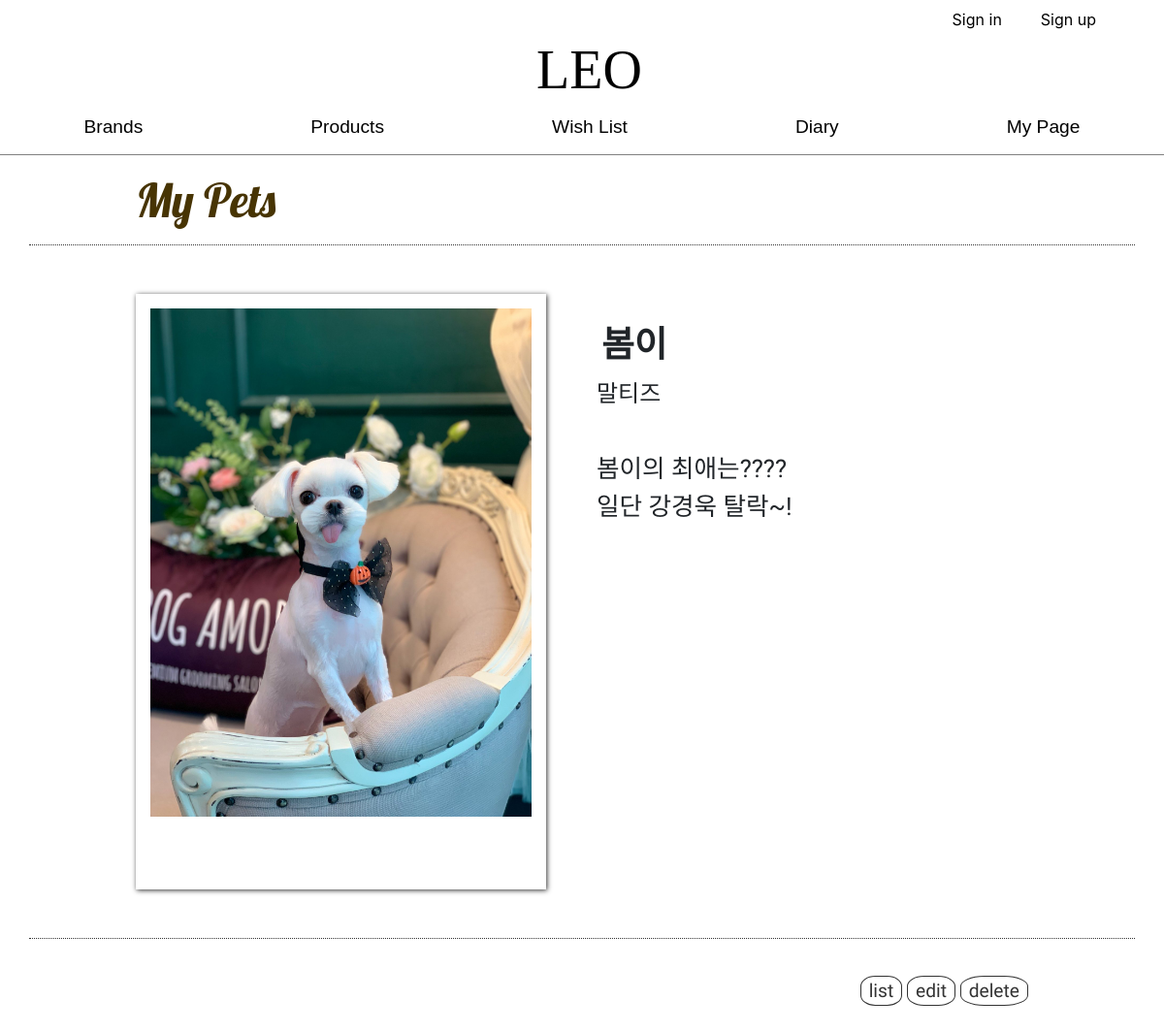
Page /mypage/pet/detail/2/ on the committed database.
### mypage/models.py (models this page shows, shortened)
class Pet(models.Model):
    owner = models.ForeignKey(Profile, on_delete=models.CASCADE, related_name='pet', blank=True, null=True)
    name = models.CharField(max_length=255)
    kind = models.CharField(max_length=255)
    img = models.ImageField(blank=True, null=True, upload_to="media/user_pet/img")
    petInfo = models.TextField(blank=True, null=True)
    created_at = models.DateTimeField(auto_now_add=True)
    updated_at = models.DateTimeField(auto_now=True)

### mypage/views.py (the view)
# urls.py: path('pet/detail/<int:pk>/', pet_detail, name='pet_detail'),
def pet_detail(request, pk):
    pet = Pet.objects.get(pk=pk)
    ctx = {
        'pet': pet,
        'pk': pk,
    }
    return render(request, 'mypage/pet_detail.html', ctx)

### mypage/templates/mypage/pet_detail.html (shortened to what this page needs)
{% load static %}
<link rel="stylesheet" href="{% static 'mypage/pet_detail.css' %}">
<link rel="stylesheet" href="https://stackpath.bootstrapcdn.com/bootstrap/4.4.1/css/bootstrap.min.css"
>
{% include "core/base.html" %}
<div style="padding-top: 20vh">
<div class="container" id="pet_detail_superwrap">
    <div class="row" id="pet_detal-row1">
        <div class="col-md-1"></div>
        <div class="col-md-10">
            <a class="pet_detail_logo" href="{% url 'mypage:profile' %}">My Pets</a>
        </div>
        <div class="col-md-1"></div>
    </div>
    <div class="row" id="pet_detal-row2">
        <div class="col-md-1"></div>
        <div class="col-md-5" id="pet_detail-imgWrap">
            <div class="pet_detail-img">
                {% if pet.img %}
                    <img class="pd-img" src="{{ pet.img.url }}">
                {% endif %}
            </div>
        </div>
        <div class="col-md-5" id="pet_detail-contents">
            <div class="pet_detail-name">
                {{ pet.name }}
            </div>
            <div class="pet_detail-kind">
                {{ pet.kind }}
            </div>
            <pre class="pet_detail-info">{{ pet.petInfo }}</pre>
        </div>
        <div class="col-md-1"></div>
    </div>
    <div class="row" id="pet_detal-row3">
        <div class="col-md-1"></div>
        <div class="col-md-10" id="pet_detail-crud">
            <div class="pet_detail-crud">
                <a class="pet_detail-list" href="{% url 'mypage:pet_list' %}">list</a>
                <a class="pet_detail-update" href="{% url 'mypage:pet_update' pk %}">edit</a>
                <a class="pet_detail-delete" href="{% url 'mypage:pet_delete' pk %}">delete</a>
            </div>
        </div>
        <div class="col-md-1"></div>
    </div>
</div>
</div>

### mypage/static/mypage/pet_detail.css (style rules this page uses)
#pet_detal-row1 { padding: 10px 0 }
#pet_detal-row2 { padding: 50px 0; border-top: #333333 dotted 1px; border-bottom: #333333 dotted 1px;; }
.pet_detail_logo { font-size: 3em; color: #473403; font-family: 'Lobster', cursive; }
.pd-img { background: #000; border: solid #fff; border-width: 15px 15px 75px 15px; box-shadow: 1px 1px 5px #333; -webkit-box-shadow: 1px 1px 5px #333; -moz-box-shadow: 1px 1px 5px #333; width: 95%; height: auto; }
#pet_detail-contents { padding-top: 20px; }
.pet_detail-name { font-family: 'Do Hyeon'; font-weight: bold; font-size: 2.3em; padding: 5px }
.pet_detail-kind { font-family: 'Do Hyeon'; font-size:1.5em; }
.pet_detail-info { padding-top:40px; font-size: 1.6em; font-family: 'Nanum Pen Script' ; }
.pet_detail-crud { text-align: right; font-size: 1.2em; padding: 40px 0 0 20px; color: #4f4f4f; font-family: 'Do Hyeon', sans-serif; }
#pet_detail-crud { padding-bottom: 40px }
.pet_detail-crud a { color: #333333; border: 1px solid #333333; border-radius: 35%; padding: 3px 8px; }

### core/templates/core/base.html (style rules this page uses)
a { text-decoration: none; color: black; }
html, body { height: 100%; margin: 0; padding: 0; }

### rows in the picture
Pet: img (picture), name "봄이", kind "말티즈", petInfo "봄이의 최애는???? 일단 강경욱 탈락~!"
